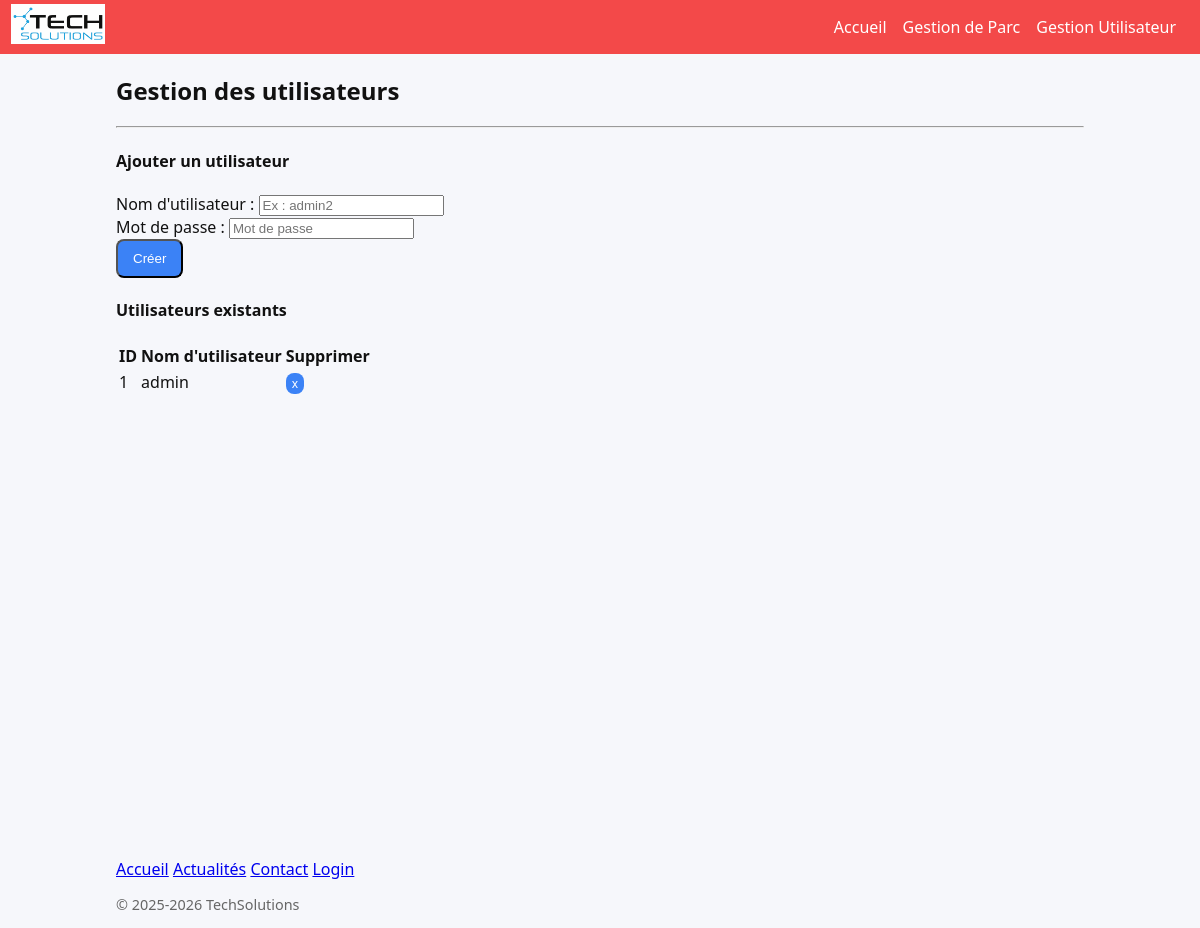
/gestionuser.php, run on an earlier commit of the app's database.
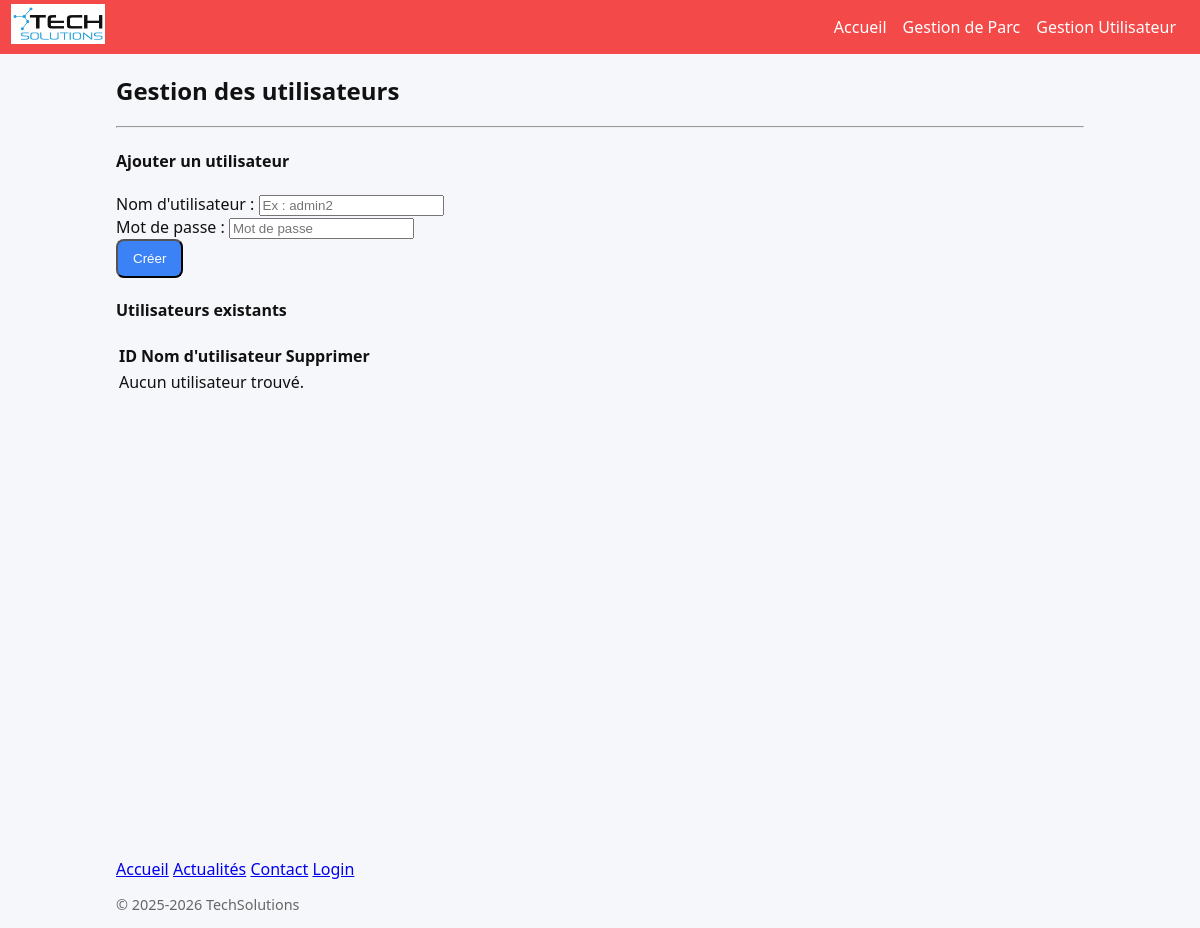
And on a later commit of the database.
### tables this page shows
CREATE TABLE `user` (
  `id` int(11) NOT NULL AUTO_INCREMENT,
  `username` varchar(255) NOT NULL,
  `password` varchar(255) NOT NULL,
  PRIMARY KEY (`id`)
);

### includes/db.php (called while the page is built, shortened)
<?php
function e($s){ return htmlspecialchars((string)$s, ENT_QUOTES, 'UTF-8'); }

### gestionuser.php (the view, shortened to what this page needs)
<?php
require_once __DIR__ . '/includes/db.php';
require_once __DIR__ . '/includes/header2.php';
$db = pdo();
$stmt = $db->query("SELECT id, username FROM user ORDER BY id ASC");
$users = $stmt->fetchAll();
?>
<div class="container mt-5">
    <h2 class="mb-3">Gestion des utilisateurs</h2>
    <hr>
    <h4>Ajouter un utilisateur</h4>
    <form method="POST" class="mb-4">
        <div class="mb-3">
            <label class="form-label">Nom d'utilisateur :</label>
            <input type="text" name="username" class="form-control" placeholder="Ex : admin2" required>
        </div>
        <div class="mb-3">
            <label class="form-label">Mot de passe :</label>
            <input type="password" name="password" class="form-control" placeholder="Mot de passe" required>
        </div>
        <button type="submit" name="create" class="btn btn-primary">Créer</button>
    </form>
    <h4>Utilisateurs existants</h4>
    <table class="table table-striped">
        <tr>
            <th>ID</th>
            <th>Nom d'utilisateur</th>
            <th>Supprimer</th>
        </tr>
        <?php if (empty($users)): ?>
            <tr><td colspan="3" class="text-center">Aucun utilisateur trouvé.</td></tr>
        <?php endif; ?>
        <?php foreach ($users as $u): ?>
        <tr>
            <td><?= e($u['id']) ?></td>
            <td><?= e($u['username']) ?></td>
            <td>
                <a href="?delete=<?= $u['id'] ?>"
   class="btn btn-sm btn-outline-danger"
   style="padding: 2px 6px; font-size: 0.75rem;"
   onclick="return confirm('Supprimer cet utilisateur ?');">
   x
</a>
            </td>
        </tr>
        <?php endforeach; ?>
    </table>
</div>
<br><br><br><br><br><br><br><br><br><br><br><br><br><br><br><br><br><br><br><br><br>
<?php require_once __DIR__ . '/includes/footer.php'; ?>

What changed in the data, as far as the page shows it:
removed user: id "1", username "admin"
Also different on the page:
text now shown: "Aucun utilisateur trouvé."
